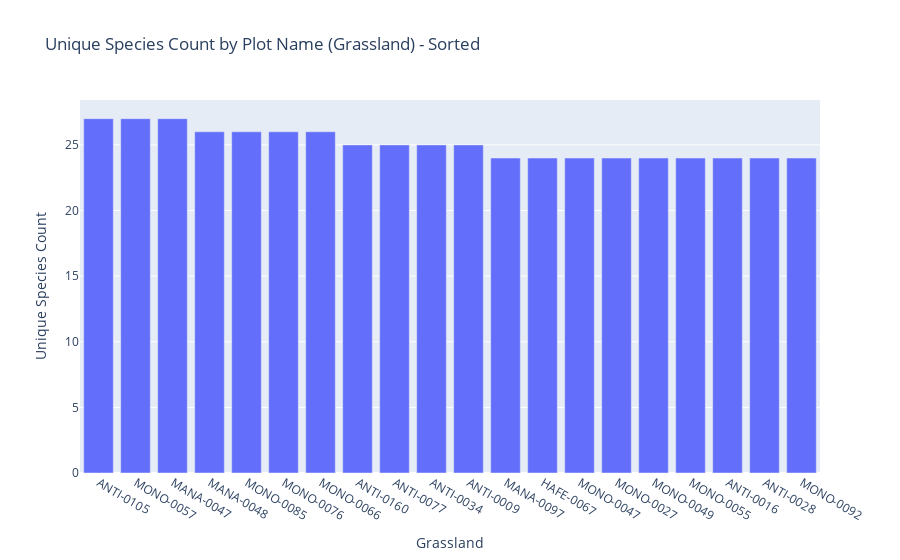

The notebook cell saved with this chart:
### Markdown cell above
#### Bar chart for count of unique species by plot name grassland

### Code cell
# Create sorted bar charts for unique species count by plot name (location_type:grassland) top 20
fig_plot_grassland_sorted = px.bar(plot_species_count_grassland_sorted.head(20), x='Plot_Name', y='Unique_Species_Count', title='Unique Species Count by Plot Name (Grassland) - Sorted')
fig_plot_grassland_sorted.update_layout(xaxis_title='Grassland', yaxis_title='Unique Species Count')
fig_plot_grassland_sorted.show()

### Figure 1 — Plotly figure (JSON) as saved in the notebook; plotly's stock layout.template omitted (floating-point values rounded to 4 significant figures)
{"data": [{"hovertemplate": "Plot_Name=%{x}<br>Unique_Species_Count=%{y}<extra></extra>", "legendgroup": "", "marker": {"color": "#636efa", "pattern": {"shape": ""}}, "name": "", "orientation": "v", "showlegend": false, "textposition": "auto", "type": "bar", "x": ["ANTI-0105", "MONO-0057", "MANA-0047", "MANA-0048", "MONO-0085", "MONO-0076", "MONO-0066", "ANTI-0160", "ANTI-0077", "ANTI-0034", "ANTI-0009", "MANA-0097", "HAFE-0067", "MONO-0047", "MONO-0027", "MONO-0049", "MONO-0055", "ANTI-0016", "ANTI-0028", "MONO-0092"], "xaxis": "x", "y": [27, 27, 27, 26, 26, 26, 26, 25, 25, 25, 25, 24, 24, 24, 24, 24, 24, 24, 24, 24], "yaxis": "y"}], "layout": {"barmode": "relative", "legend": {"tracegroupgap": 0}, "title": {"text": "Unique Species Count by Plot Name (Grassland) - Sorted"}, "xaxis": {"anchor": "y", "domain": [0, 1], "title": {"text": "Grassland"}}, "yaxis": {"anchor": "x", "domain": [0, 1], "title": {"text": "Unique Species Count"}}}}
